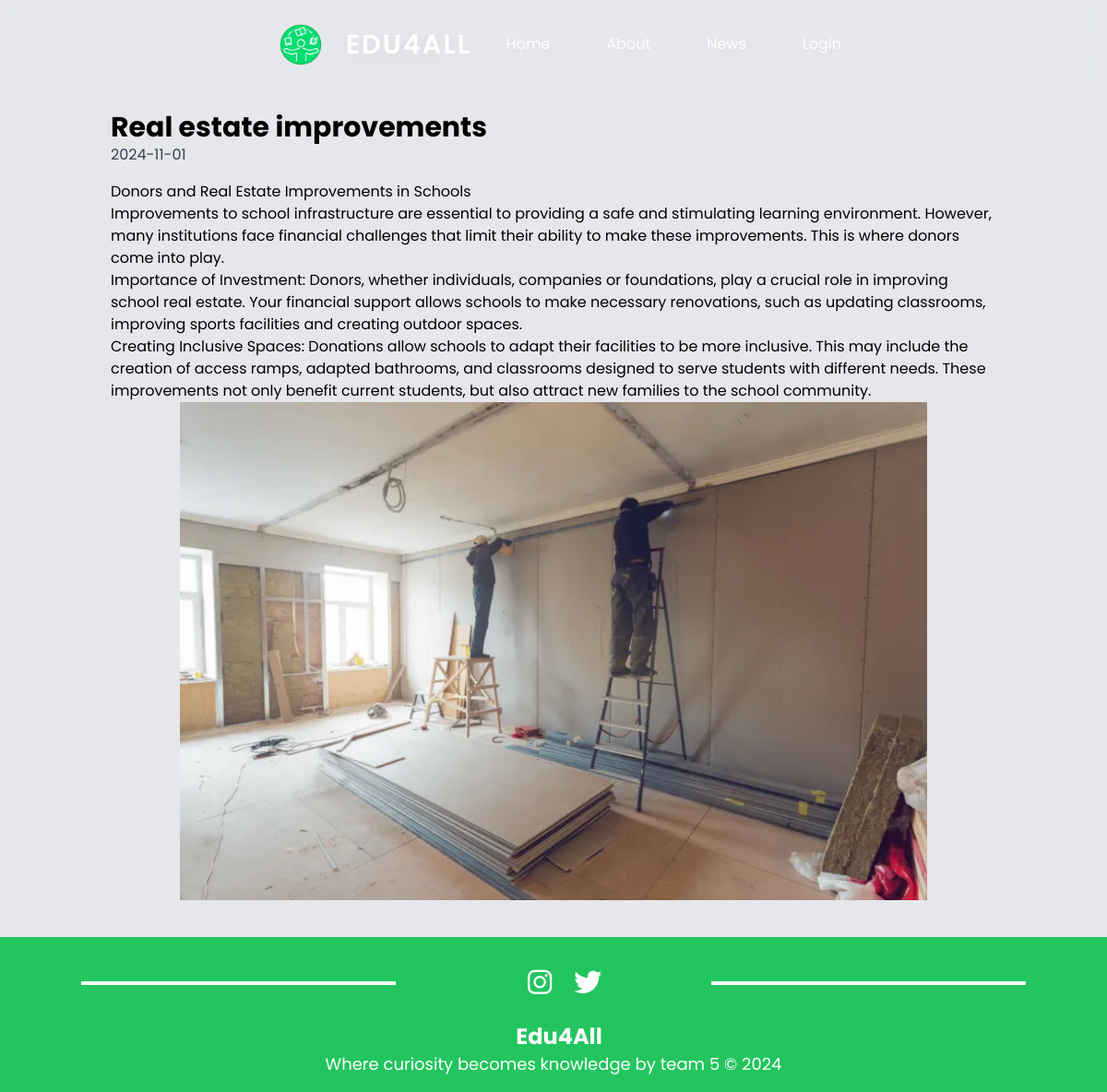
The page /publicaciones.php?id=7 on the database its author committed.
### tables this page shows
CREATE TABLE `reporte_gastos` (
  `id` int(2) NOT NULL,
  `titulo` varchar(45) NOT NULL,
  `fecha_publi` date NOT NULL,
  `reporte` longtext NOT NULL,
  `image` varchar(100) NOT NULL
);

### Conexion/conexion.php (called while the page is built, shortened)
<?php
	class Conexion
	{
		private $host='localhost';
		private $usuario='root';
		private $password = '';
		private $base='escuela';
		public $sentencia;
		private $conexion;
		private function abrir_conexion(){
			$this->conexion = new mysqli($this->host,$this->usuario,$this->password,$this->base);
		}
		public function obtener_sentencia(){
			$result = $this->conexion->query($this->sentencia);
			return $result;
		}
	}
?>

### Conexion/contacto.php (called while the page is built, shortened)
<?php
    include ("conexion.php");
    class Contacto extends Conexion {
        public function buscarPostPorId($id){
            $this->sentencia = "SELECT * FROM reporte_gastos WHERE id = '$id'";
            $result = $this->obtener_sentencia();
            return $result;
        }
    }
?>

### publicaciones.php (the view, shortened to what this page needs)
<!DOCTYPE html>
<html lang="es">
<head>
    <link href="https://cdn.jsdelivr.net/npm/tailwindcss@2.2.19/dist/tailwind.min.css" rel="stylesheet">
</head>
<body class="bg-gray-200">
    <?php include ("navbar.php"); ?>
    <div class="pt-20"></div>
    <?php
        include ("Conexion/contacto.php");
        $contacto = new Contacto();
        $id = $_GET['id'];
        $result = $contacto->buscarPostPorId($id);
        while ($row = $result->fetch_assoc()) {
            echo "<div class='container mx-auto px-4 py-6'>";
            echo "<div class='p-4'>";
            echo "<h2 class='text-3xl font-bold'>".$row['titulo']."</h2>";
            echo "<p class='text-gray-700 mb-4'>".$row['fecha_publi']."</p>";
            echo "<p class='text-gray-700 mb-4'>".$row['reporte']."</p>";
            echo "<div class='relative w-full' style='padding-bottom: 56.25%;'>";
            echo "<img src='SRC/".$row['image']."' alt='Descripción de la imagen' class='absolute inset-0 w-full h-full object-contain'>";
            echo "</div>";
            echo "</div>";
            echo "</div>";
        }
    ?>
</body>
<?php include ("footer.php"); ?>
</html>

### styles/carrucel.css (style rules this page uses)
:root { --white-color: #fff; --dark-color: #222; --body-bg-color: #fff; --section-bg-color: #202834; --navigation-item-hover-color: #3b5378; --text-shadow: 0 5px 25px rgba(0, 0, 0, 0.1); --box-shadow: 0 5px 25px rgb(0 0 0 / 20%); --scroll-bar-color: #fff; --scroll-thumb-color: #282f4e; --scroll-thumb-hover-color: #454f6b; }
* { margin: 0; padding: 0; box-sizing: border-box; font-family: 'Poppins', sans-serif; }
body { background: var(--body-bg-color); }

### rows shown on the page
reporte_gastos: titulo "Real estate improvements", fecha_publi "2024-11-01", reporte "Donors and Real Estate Improvements in Schools Improvements to school infrastructure are essential to providing a safe and stimulating learning environment. However, many institutions face financial challenges that limit their ability to make these improvements. This is where donors come into play. Importance of Investment: Donors, whether individuals, companies or foundations, play a crucial role in improving school real estate. Your financial support allows schools to make necessary renovations, such as updating classrooms, improving sports facilities and creating outdoor spaces. Creating Inclusive Spaces: Donations allow schools to adapt their facilities to be more inclusive. This may…", image (picture)
